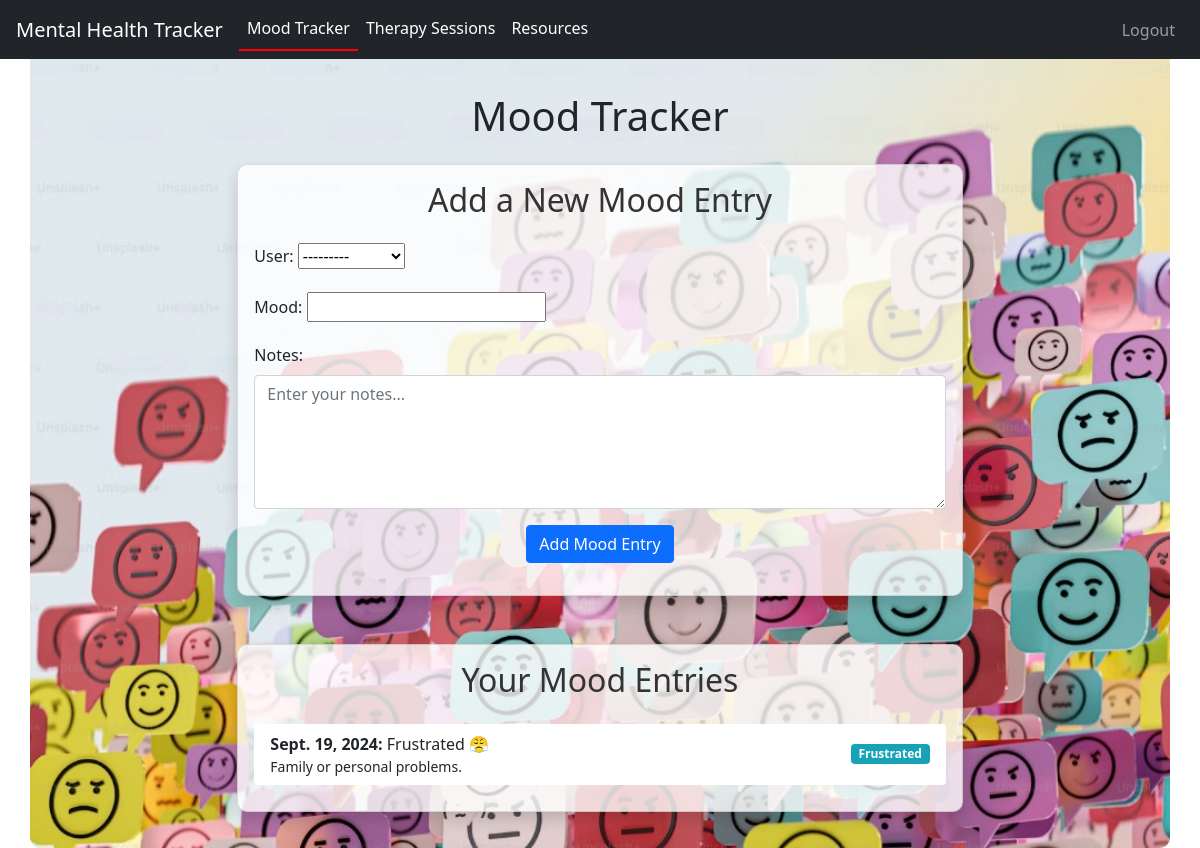
Page /mood/ (signed in) on the committed database.
### mental_health_app/models.py (models this page shows, shortened)
class MoodEntry(models.Model):
    user = models.ForeignKey(User, on_delete=models.CASCADE)
    date = models.DateField(auto_now_add=True)
    mood = models.CharField(max_length=50)
    notes = models.TextField(blank=True, null=True)

### mental_health_app/views.py (the view)
# urls.py: path('mood/', views.mood_entries, name='mood_entries'),
@login_required
def mood_entries(request):
    if request.method == 'POST':
        form = MoodEntryForm(request.POST)
        if form.is_valid():
            mood_entry = form.save(commit=False)
            mood_entry.user = request.user
            mood_entry.save()
            return redirect('mood_entries')
    else:
        form = MoodEntryForm()
    entries = MoodEntry.objects.filter(user=request.user)
    return render(request, 'mood_entries.html', {'form': form, 'entries': entries})

### mental_health_app/forms.py
class MoodEntryForm(forms.ModelForm):
    class Meta:
        model = MoodEntry
        fields = '__all__'
        widgets = {
            'notes': forms.Textarea(attrs={
                'class': 'form-control',
                'rows': 5,
                'placeholder': 'Enter your notes...',
            }),
        }

### templates/mood_entries.html (shortened to what this page needs)
{% extends 'base.html' %}
{% load static %}
{% block content %}
<div class="container mood-tracker mt-5">
    <div class="row">
        <div class="col-md-8 mx-auto">
            <h1 class="text-center mb-4 mt-4">Mood Tracker</h1>
            <div class="card shadow mb-5">
                <div class="card-body">
                    <h2 class="card-title text-center">Add a New Mood Entry</h2>
                    <form method="post" class="mt-4">
                        {{ form.as_p }}
                        <div class="text-center">
                            <button type="submit" class="btn btn-primary">Add Mood Entry</button>
                        </div>
                    </form>
                </div>
            </div>
            <div class="card shadow">
                <div class="card-body">
                    <h2 class="card-title text-center">Your Mood Entries</h2>
                    {% if entries %}
                        <ul class="list-group mt-4">
                            {% for entry in entries %}
                                <li class="list-group-item d-flex justify-content-between align-items-center">
                                    <div>
                                        <strong>{{ entry.date }}:</strong>
                                        {{ entry.mood }}
                                        {% if entry.mood == "Happy" %}
                                            😊
                                        {% elif entry.mood == "Angry" %}
                                            😠
                                        {% elif entry.mood == "Sad" %}
                                            😢
                                        {% elif entry.mood == "Excited" %}
                                            😃
                                        {% elif entry.mood == "Frustrated" %}
                                            😤
                                        {% elif entry.mood == "Bored" %}
                                            😐
                                        {% else %}
                                            😶
                                        {% endif %}
                                        <br>
                                        <small>{{ entry.notes }}</small>
                                    </div>
                                    <span class="badge badge-pill badge-info">{{ entry.mood }}</span>
                                </li>
                            {% endfor %}
                        </ul>
                    {% else %}
                        <p class="text-center mt-4">No mood entries yet. Start tracking your moods now!</p>
                    {% endif %}
                </div>
            </div>
        </div>
    </div>
</div>
{% endblock %}

### rows in the picture
MoodEntry: date "Sept. 19, 2024", mood "Frustrated", notes "Family or personal problems."
